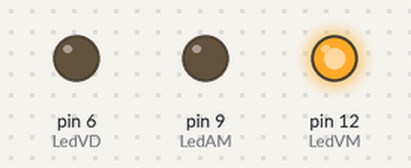
Simulated run of this sketch. Board: Arduino Uno, built with avr-gcc and run on an emulated ATmega328P. Parts: output pins drawn as LEDs (lit = HIGH).

Above: at 0.5 s.
At 2.5 s:
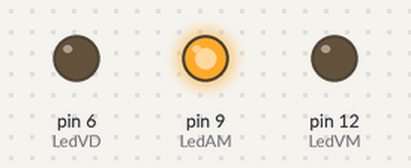
At 4.5 s:
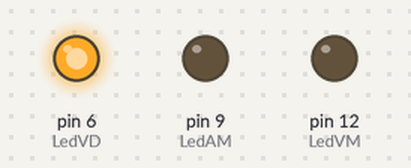
At 5.5 s:
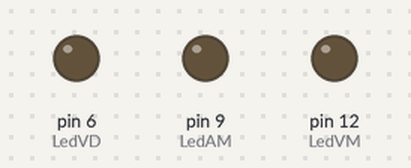
Timing chart, 0 to 7.8 s (numbered marks = the images above):
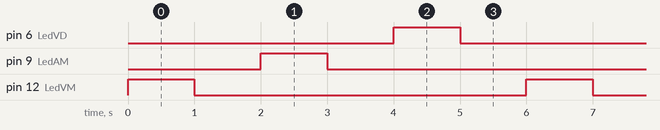

The sketch:

Exercicio_Farol_iluminacao_aula_02.ino
```cpp
// C++ code
//
/*
  This program blinks pin 12 of the Arduino (the
  built-in LED)
*/
#define LedVM	12 // define um nome por outro
#define LedAM	9 // define um nome por outro
#define LedVD	6  // define um nome por outro
#define ON		HIGH
#define OFF		LOW
int tempo=1000; // variável (memória) = 1000

void setup()
{
  pinMode(LedVM, OUTPUT); // coloca o pino do arduino como saída
  pinMode(LedAM, OUTPUT); // coloca o pino do arduino como saída
  pinMode(LedVD, OUTPUT); // coloca o pino do arduino como saída
}

void loop()
{

  digitalWrite(LedVM, ON); // acende o led vermelho
  delay(tempo); // Wait for 1000 millisecond(s)
  digitalWrite(LedVM, OFF); // apago led vermelho
  delay(tempo); // Wait for 1000 millisecond(s)

  digitalWrite(LedAM, ON); // acende o led amarelo
  delay(tempo); // Wait for 1000 millisecond(s)
  digitalWrite(LedAM, OFF); // apaga led amarelo
  delay(tempo); // Wait for 1000 millisecond(s)

   digitalWrite(LedVD, ON); // acende o led verde
  delay(tempo); // Wait for 1000 millisecond(s)
  digitalWrite(LedVD, OFF); // apaga led verde
  delay(tempo); // Wait for 1000 millisecond(s)
}
```

Measured:
- by itself, pin 6 (LedVD), pin 9 (LedAM), pin 12 (LedVM): alternates HIGH for 1.0 s and LOW for 5.0 s
- by itself, everything shown: repeats every 6.0 s, in 6 steps
